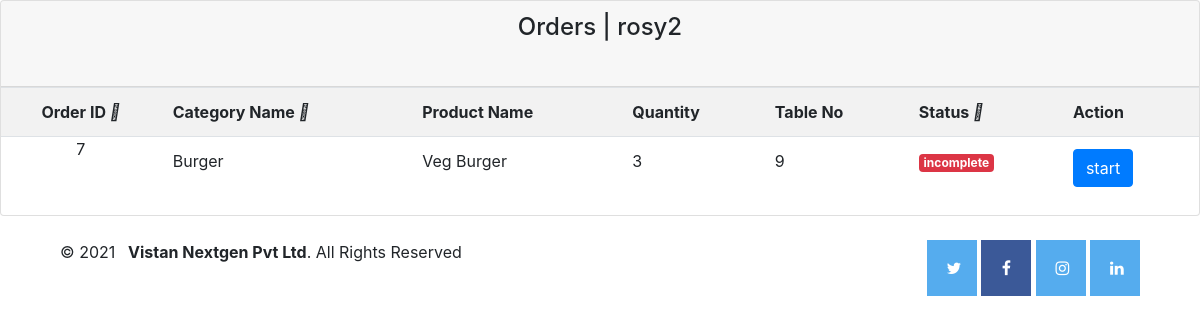
/api/details/5/, run on the app's committed database.
### testapp/models.py (models this page shows, shortened)
class Chef(models.Model):
    chef_id=models.IntegerField()
    chef_name=models.CharField(max_length=100,unique=True)
    chef_image=models.ImageField(default='media')
    category_name=models.ManyToManyField(Category)
    product_name=models.CharField(max_length=100)
    orders_completed=models.IntegerField(default=0)
    description=models.TextField(null=True,blank=True)
    mobile=models.CharField(max_length=100)
    status=models.BooleanField(default=True)
    created_at=models.DateTimeField(auto_now_add=True)
    updated_at=models.DateTimeField(auto_now_add=True)
    class Meta:
        verbose_name='Chef'
        verbose_name_plural='Chefs'
    def __str__(self):
        return '{}' .format(self.chef_name)

class OrderItem(models.Model):
    order_id=models.CharField(max_length=30,null=True,blank=True)
    category_id=models.IntegerField()
    category_name=models.CharField(max_length=100)
    product_id=models.IntegerField()
    product_name=models.CharField(max_length=100)
    quantity=models.IntegerField()
    price=models.DecimalField(max_digits=20,decimal_places=2)
    description=models.TextField(null=True,blank=True)
    created_at=models.DateTimeField(auto_now_add=True)
    updated_at=models.DateTimeField(auto_now_add=True)
    allocation=models.BooleanField(default=False)
    table_no=models.IntegerField()
    prepared_by=models.CharField(max_length=100,blank=True,null=True)
    status=models.CharField(max_length=20, choices=allocation_choices, default='incomplete')
    class Meta:
        verbose_name='OrderItem'
        verbose_name_plural='OrderItems'

### testapp/views.py (the view, shortened to what this page needs)
# urls.py: path('details/<int:id>/', views.chefdetailsview,name='details'),# CHEF DETAILS PAGE URL
def chefdetailsview(request,id):
    chef=Chef.objects.get(id=id)
    print(chef.chef_name)
    orderitem=OrderItem.objects.filter(Q(prepared_by = chef.chef_name) & ( Q(status = 'incomplete') | Q(status = 'pending')))
    if len(orderitem) == 1:
        alloc_1 = orderitem[0]
        return render(request, 'testapp/chef_detail.html', {
                                                        'chef' : chef,
                                                        'orderitem':  orderitem,
                                                        'alloc_1' : alloc_1,
                                                        })
    else:
        return render(request, 'testapp/chef_detail.html', {
                                                'chef' : chef,
                                                'orderitem':  orderitem,
                                                })

### testapp/templates/testapp/chef_detail.html (shortened to what this page needs)
<!DOCTYPE html>
<html lang="en">
  {% load static %}
<head>
  <link rel="stylesheet" href="{% static 'css/chef_detail.css' %}">
  <link rel="stylesheet" href="https://cdn.jsdelivr.net/npm/bootstrap@4.6.1/dist/css/bootstrap.min.css">
  <link rel="stylesheet" href="https://cdnjs.cloudflare.com/ajax/libs/font-awesome/4.7.0/css/font-awesome.min.css">
</head>
<body>
    <div class="card card-warning">
        <div class="card-header" align="center">
            <h4>Orders | {{chef}}</h4>
            <div class="card-header-action"><br></div>
        </div>
        <div class="table-responsive">
            <div class="card-body p-0">
                {% if orderitem %}
                    <table class="table table-striped" id = "myTable">
                        <tr>
                            <th class="text-center" onclick="sortTable(0)">Order ID&nbsp;<i class="fas fa-sort"></i></th>
                            <th onclick="sortTable(1)">Category Name&nbsp;<i class="fas fa-sort"></i></th>
                            <th>Product Name</th>
                            <th>Quantity</th>
                            <th>Table No</th>
                            <th onclick="sortTable(4)">Status&nbsp;<i class="fas fa-sort"></i></th>
                            <th>Action</th>
                        </tr>
                        <tr>
                            <td class="p-0 text-center">{{alloc_1.id}} </td>
                            <td>{{alloc_1.category_name|title}}</td>
                            <td>{{alloc_1.product_name|title}}</td>
                            <td>{{alloc_1.quantity}}</td>
                            <td>{{alloc_1.table_no}}</td>
                            <td>
                                {% ifequal alloc_1.status 'pending'%}
                                    <div class="badge badge-warning">{{alloc_1.status}}</div>
                                {% else %}
                                    <div class="badge badge-danger">{{alloc_1.status}}</div>
                                {% endifequal %}
                            </td>
                            <td>
                                {% ifequal alloc_1.status 'incomplete' %}
                                    <a  class="btn btn-md btn-primary"
                                        style="text-decoration: none;"
                                        href="{% url 'testapp:pending-alloc-status' alloc_1.id  chef.id%}"
                                        data-toggle="tooltip" data-placement="top"
                                        title="start">
                                        start
                                    </a>&nbsp;
                                {% endifequal %}
                            </td>
                        </tr>
                    </table>
                {% else %}
                {% comment %} if chef dont have any orders this else part will execute {% endcomment %}
                <br>
                    <h6 class="text-center" style="color: orangered;">No orders till now ! </h6>
                <br>
                {% endif %}
            </div>
        </div>
    </div>
        <footer id="footer">
            <div class="container d-md-flex py-4" >
              <div class="container" align="left">
                <div class="copyright">
                  &copy; 2021 &nbsp;<strong><span> Vistan Nextgen Pvt Ltd</span></strong>. All Rights Reserved
                </div>
              </div>
              <div class="container" align="right">
                <a href="https://twitter.com/nextgenvistan" class="twitter"><i class="fa fa-twitter"></i></a>
                <a href="https://www.facebook.com/vistannextgen1/" class="facebook"><i class="fa fa-facebook"></i></a>
                <a href="https://www.instagram.com/vistannextgen/" class="instagram"><i class="fa fa-instagram"></i></a>
                <a href="https://in.linkedin.com/company/vistannextgen" class="linkedin"><i class="fa fa-linkedin"></i></a>
              </div>
            </div>
          </footer>
</body>
</html>

### testapp/static/css/chef_detail.css (style rules this page uses)
.fa { padding: 20px; font-size: 30px; width: 50px; text-align: right; text-decoration: none; }
.fa-facebook { background: #3B5998; color: white; }
.fa-twitter { background: #55ACEE; color: white; }
.fa-instagram { background: #55ACEE; color: white; }
.fa-linkedin { background: #55ACEE; color: white; }

### data on the page
Chef: chef_name "rosy2"
OrderItem: id "7", category_name "Burger", product_name "Veg Burger", quantity "3", table_no "9", status "incomplete"
